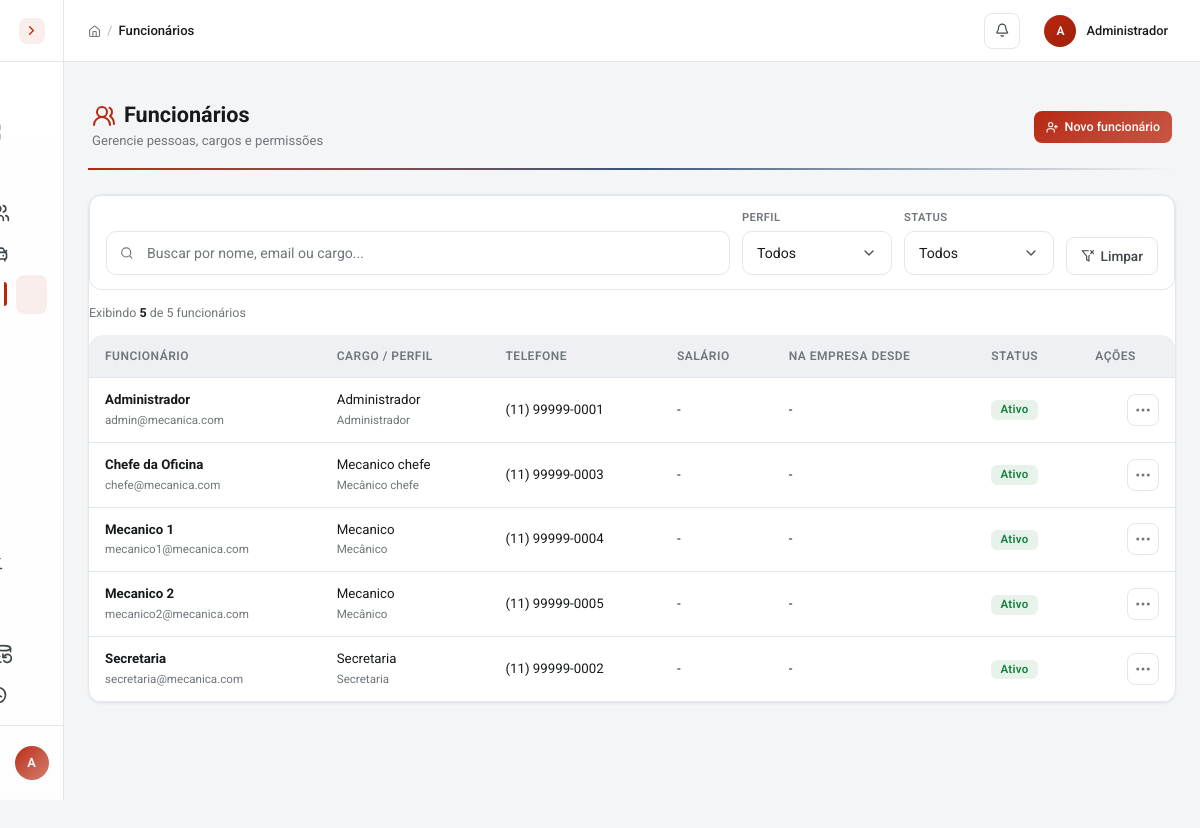
Page /pages/funcionarios/listar.php (signed in) on the committed database.
### tables this page shows
CREATE TABLE usuarios (
  id INT AUTO_INCREMENT PRIMARY KEY,
  nome VARCHAR(100) NOT NULL,
  email VARCHAR(120) NOT NULL UNIQUE,
  senha VARCHAR(255) NOT NULL,
  tipo ENUM('admin','secretaria','mecanico_chefe','mecanico') NOT NULL DEFAULT 'mecanico',
  cpf VARCHAR(14) UNIQUE,
  telefone VARCHAR(20),
  salario DECIMAL(10,2),
  data_admissao DATE,
  cargo VARCHAR(100),
  ativo TINYINT(1) NOT NULL DEFAULT 1,
  data_cadastro TIMESTAMP DEFAULT CURRENT_TIMESTAMP
);

### config/conexao.php (called while the page is built, shortened)
<?php
function esc($dado) {
    return htmlspecialchars((string) $dado, ENT_QUOTES, 'UTF-8');
}
?>

### pages/funcionarios/listar.php (the view, shortened to what this page needs)
<?php
require_once __DIR__ . '/../../config/conexao.php';
$roles = ['admin' => 'Administrador', 'secretaria' => 'Secretaria', 'mecanico_chefe' => 'Mecânico chefe', 'mecanico' => 'Mecânico'];
$funcionarios = $conn->query("SELECT id, nome, email, tipo, cargo, telefone, salario, data_admissao, ativo FROM usuarios ORDER BY ativo DESC, nome")->fetchAll();
require_once __DIR__ . '/../../includes/header.php';
?>
<div class="page-header">
    <div>
        <h1><i data-lucide="users-round" class="text-primary me-2"></i>Funcionários</h1>
        <span class="page-subtitle">Gerencie pessoas, cargos e permissões</span>
    </div>
    <a href="cadastrar.php" class="btn btn-primary btn-icon"><i data-lucide="user-plus"></i>Novo funcionário</a>
</div>
<div class="card">
    <div class="card-body p-0">
        <div class="filter-bar">
            <div class="filter-search">
                <i data-lucide="search" class="search-icon"></i>
                <input type="text" class="form-control" id="buscarFuncionario" data-filtro-busca="tabelaFuncionarios" placeholder="Buscar por nome, email ou cargo...">
            </div>
            <div class="filter-group">
                <label for="filtroPerfil">Perfil</label>
                <select class="form-select" id="filtroPerfil" data-filtro-tabela="tabelaFuncionarios" data-filtro-coluna="Cargo / perfil">
                    <option value="">Todos</option>
                </select>
            </div>
            <div class="filter-group">
                <label for="filtroStatusFunc">Status</label>
                <select class="form-select" id="filtroStatusFunc" data-filtro-tabela="tabelaFuncionarios" data-filtro-coluna="Status">
                    <option value="">Todos</option>
                </select>
            </div>
            <button class="btn btn-outline-secondary btn-reset-filters" type="button" onclick="limparFiltros('tabelaFuncionarios')"><i data-lucide="filter-x"></i> Limpar</button>
        </div>
        <div class="filter-results-info">
            <span>Exibindo <strong data-filtro-total="tabelaFuncionarios"><?php echo count($funcionarios); ?></strong> de <?php echo count($funcionarios); ?> funcionários</span>
        </div>
        <div class="table-responsive">
            <table class="table table-hover align-middle mb-0 responsive-card" id="tabelaFuncionarios">
                <thead>
                    <tr><th>Funcionário</th><th>Cargo / perfil</th><th>Telefone</th><th>Salário</th><th>Na empresa desde</th><th>Status</th><th>Ações</th></tr>
                </thead>
                <tbody>
                <?php if (count($funcionarios) > 0): foreach ($funcionarios as $f): ?>
                <tr>
                    <td data-label="Funcionário"><strong><?php echo esc($f['nome']); ?></strong><br><small class="text-muted"><?php echo esc($f['email']); ?></small></td>
                    <td data-label="Cargo / perfil" data-filtro-normalizado="<?php echo esc($roles[$f['tipo']] ?? $f['tipo']); ?>"><?php echo esc($f['cargo'] ?: ($roles[$f['tipo']] ?? $f['tipo'])); ?><br><small class="text-muted"><?php echo esc($roles[$f['tipo']] ?? $f['tipo']); ?></small></td>
                    <td data-label="Telefone"><?php echo esc($f['telefone'] ?: '-'); ?></td>
                    <td data-label="Salário"><?php echo $f['salario'] !== null ? formatar_moeda($f['salario']) : '-'; ?></td>
                    <td data-label="Na empresa desde"><?php echo $f['data_admissao'] ? date('d/m/Y', strtotime($f['data_admissao'])) : '-'; ?></td>
                    <td data-label="Status" data-filtro-normalizado="<?php echo $f['ativo'] ? 'Ativo' : 'Inativo'; ?>"><span class="badge <?php echo $f['ativo'] ? 'badge-success' : 'badge-secondary'; ?>"><?php echo $f['ativo'] ? 'Ativo' : 'Inativo'; ?></span></td>
                    <td data-label="Ações" class="actions-cell">
                    <div class="dropdown table-dropdown">
                        <button class="table-dropdown-btn" type="button" data-bs-toggle="dropdown" aria-expanded="false" aria-label="Ações do funcionário"><i data-lucide="more-horizontal"></i></button>
                    </div>
                </td>
                </tr>
                <?php endforeach; endif; ?>
                </tbody>
            </table>
        </div>
    </div>
</div>
<?php require_once __DIR__ . '/../../includes/footer.php'; ?>

### includes/header.php (style rules this page uses)
body { opacity:0;transition:opacity .25s ease }

### rows in the picture
usuarios: nome "Administrador", email "admin@mecanica.com", cargo "Administrador", tipo "Administrador", telefone "(11) 99999-0001", ativo "Ativo"
usuarios: nome "Chefe da Oficina", email "chefe@mecanica.com", cargo "Mecanico chefe", tipo "Mecânico chefe", telefone "(11) 99999-0003", ativo "Ativo"
usuarios: nome "Mecanico 1", email "mecanico1@mecanica.com", cargo "Mecanico", tipo "Mecânico", telefone "(11) 99999-0004", ativo "Ativo"
usuarios: nome "Mecanico 2", email "mecanico2@mecanica.com", cargo "Mecanico", tipo "Mecânico", telefone "(11) 99999-0005", ativo "Ativo"
usuarios: nome "Secretaria", email "secretaria@mecanica.com", cargo "Secretaria", tipo "Secretaria", telefone "(11) 99999-0002", ativo "Ativo"

### other values in the picture
substr($_SESSION['usuario_nome'] ?? 'U', 0, 1) "A"
$titulo_pagina "Funcionários"
$_SESSION['usuario_nome'] "Administrador"
count($funcionarios) "5"
